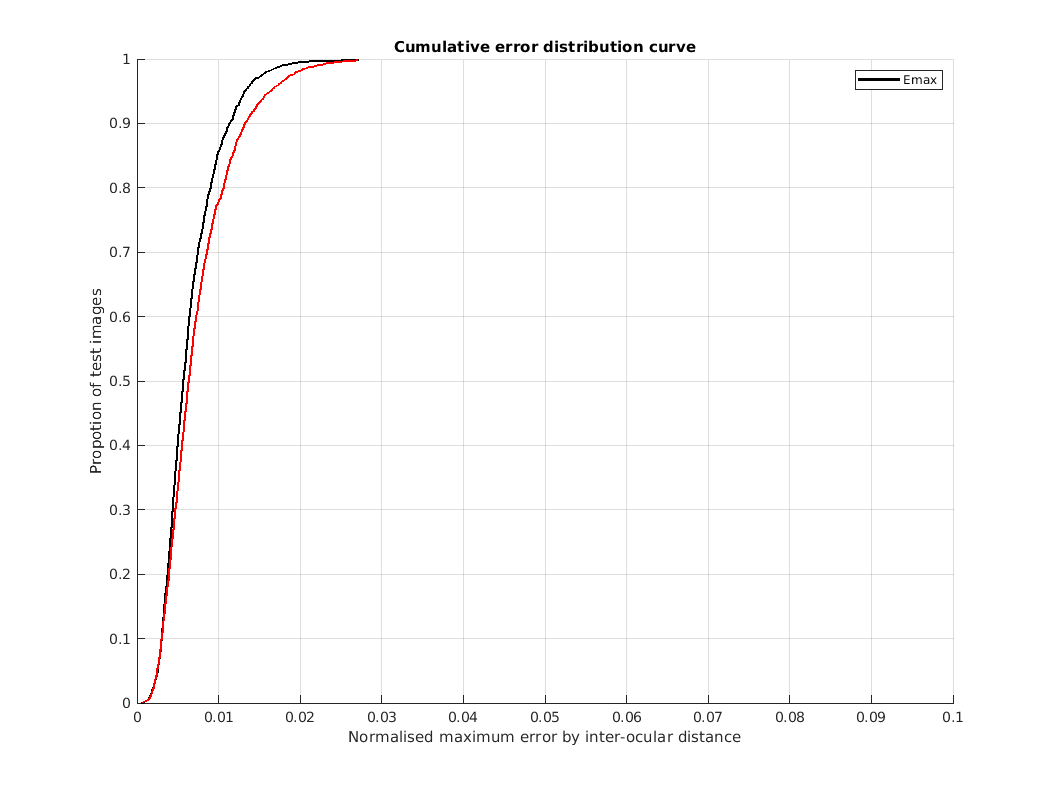
#> input picture images/User18_comparison.png, 1053 x 790 px; its folder holds only this picture in this run
$ python -i img_processor.py   (imports and definitions only)
#> lines starting #> are read from the running program, lines starting #| are printed output that depends on the picture; after the words box and inside, x2 and y2 are one past the last pixel; in counts of white or black regions, pixels touching at a corner belong together
import os
import re
import numpy as np
import json
import cv2
import matplotlib.pyplot as plt
import utils
import multiprocessing as mp


# [31 lines left out: functions getData, files_same_distance, get_list_of_files, get_padding, not called in this run]


def img_filler(file_name):
#> called with file_name = 'images/User18_comparison.png'
    max_height = 84
    max_width = 388

    img = cv2.imread(file_name, cv2.IMREAD_COLOR)
#> img is the input picture: shape (790, 1053, 3); mean B, G, R 251.8, 251.8, 252.3
    # img = cv2.cvtColor(img, cv2.COLOR_BGR2RGB)
    gray_img = cv2.cvtColor(img, cv2.COLOR_BGR2GRAY)
    _, thresholded = cv2.threshold(gray_img, 1, 255, cv2.THRESH_BINARY)
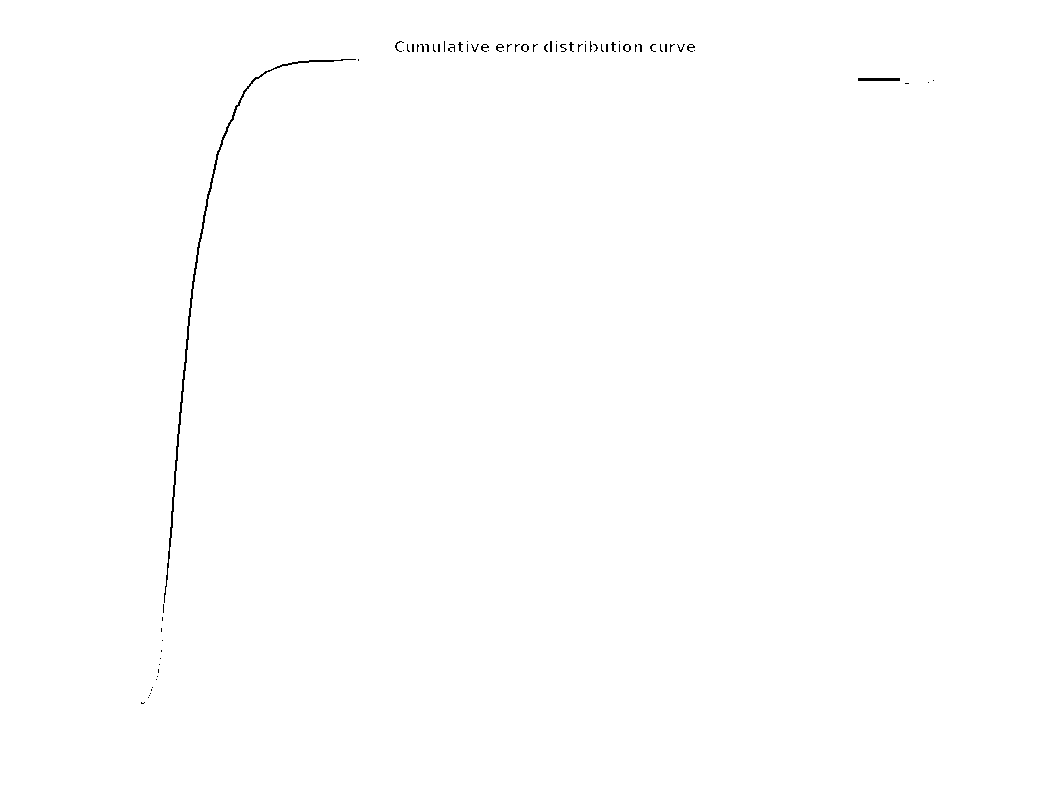
#> thresholded: shape (790, 1053); 99.7% white; black in thin lines or dots, all inside (x1, y1, x2, y2) = (141, 41, 934, 704)

    contours, _ = cv2.findContours(thresholded, cv2.RETR_EXTERNAL, cv2.CHAIN_APPROX_SIMPLE)
#> contours = [[[0, 0], [0, 789], [1052, 789], [1052, 0]]]
    contour = contours[0]
#> contour = [[0, 0], [0, 789], [1052, 789], [1052, 0]]
    X, Y, W, H = cv2.boundingRect(contour)
#> X = 0; Y = 0; W = 1053; H = 790

    cropped = img[(Y + 1):(Y - 1) + H, (X + 1):(X - 1) + W]
    h, w, d = cropped.shape
#> h = 788; w = 1051; d = 3

    top = (max_height - h) // 2
#> top = -352
    bot = (max_height - h) - top
#> bot = -352

    left = (max_width - w) // 2
#> left = -332
    right = (max_width - w) - left
#> right = -331

#> (the run stopped early here; a loop or call above may not have finished)

$ run again, on images/all_models_3.png
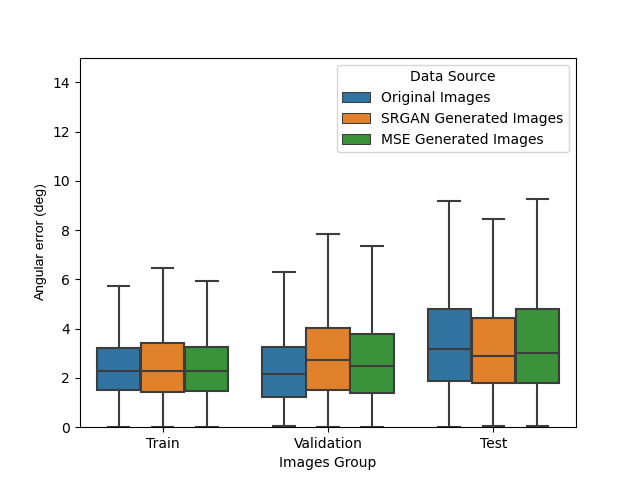
#> input picture images/all_models_3.png, 640 x 480 px
#> in img_filler, img is the input picture: shape (480, 640, 3); mean B, G, R 234.9, 237.9, 236.6
#> in img_filler, `_, thresholded = cv2.threshold(gray_img, 1, 255, cv2.THRESH_BINARY)`:
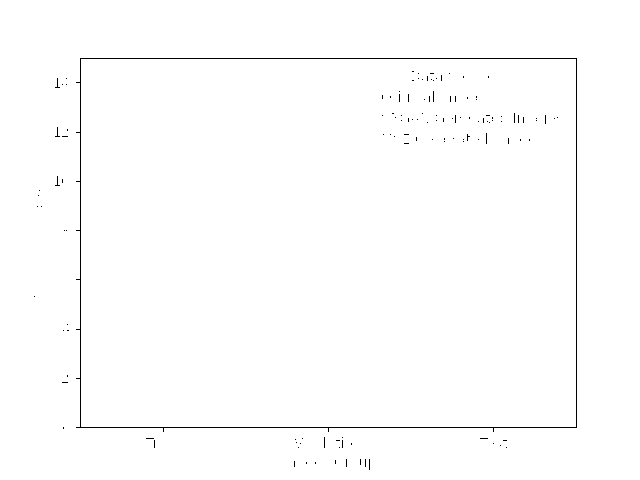
#> thresholded: shape (480, 640); 99.3% white; black in thin lines or dots, all inside (x1, y1, x2, y2) = (34, 58, 577, 470)
#> contours = [[[0, 0], [0, 479], [639, 479], [639, 0]]]
#> contour = [[0, 0], [0, 479], [639, 479], [639, 0]]
#> X = 0; W = 640; H = 480
#> in img_filler, `cropped = img[(Y + 1):(Y - 1) + H, (X + 1):(X - 1) + W]`:
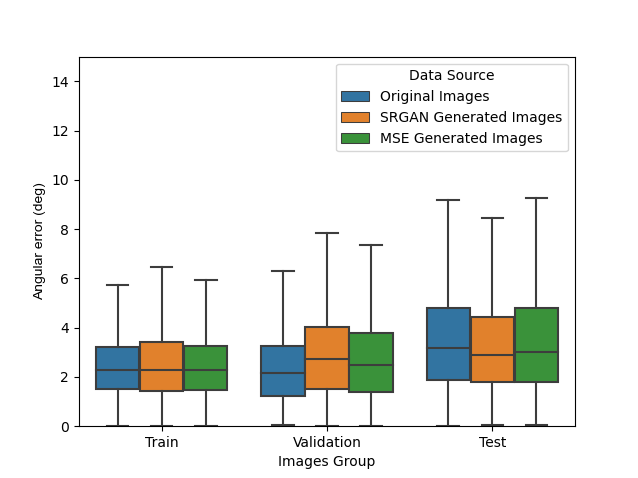
#> cropped: shape (478, 638, 3); mean B, G, R 234.7, 237.7, 236.5
